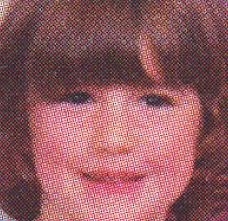
#> input picture tugas2/orang.jpeg, 228 x 221 px, found by its file name
$ python asu.py
#> lines starting #> are read from the running program, lines starting #| are printed output that depends on the picture
import cv2
import matplotlib.pyplot as plt

image = cv2.imread('/home/ikantongkol/Documents/Kuliah/visi-komputer/tugas2/orang.jpeg')
#> image is the input picture: shape (221, 228, 3); mean B, G, R 95.6, 91, 145.1
cv2.imshow ('image', image)
gray_image = cv2.cvtColor(image, cv2.COLOR_BGR2GRAY)
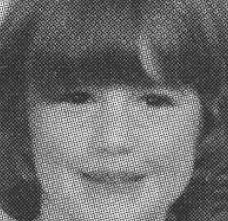
#> gray_image: shape (221, 228); min 4, max 245, mean 107.7
histogram = cv2.calcHist([gray_image], [0], None, [256], [0, 256])
#> histogram = 256 values, max 545 at index 66, min 0 at index 0, mean 196.8
plt.plot(histogram, color='k')
plt.show()
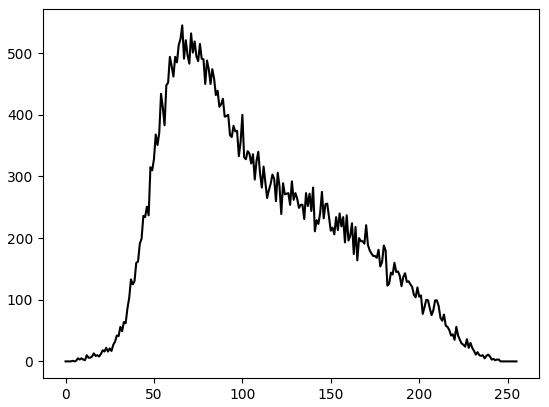
#> figure drawn by matplotlib, 1 panel; curve peaks at x = 66, y = 545

$ run again, with tugas2/cat.jpeg copied over tugas2/orang.jpeg
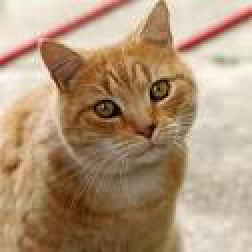
#> input picture tugas2/cat.jpeg, 126 x 126 px, found by its file name (shown 2 times larger)
#> image is the input picture: shape (126, 126, 3); mean B, G, R 120.9, 149, 175.8
#> `gray_image = cv2.cvtColor(image, cv2.COLOR_BGR2GRAY)`:
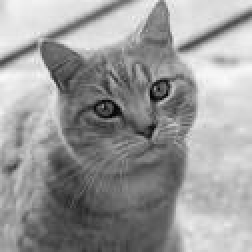
#> gray_image: shape (126, 126) (shown 2 times larger); min 4, max 250, mean 153.8
#> histogram = 256 values, max 196 at index 225, min 0 at index 0, mean 62.02
#> `plt.show()`:
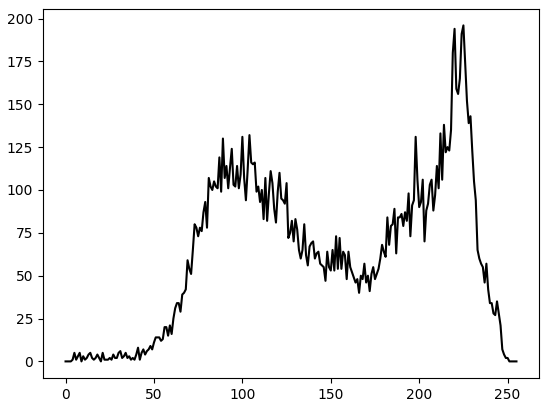
#> figure drawn by matplotlib, 1 panel; curve peaks at x = 225, y = 196
